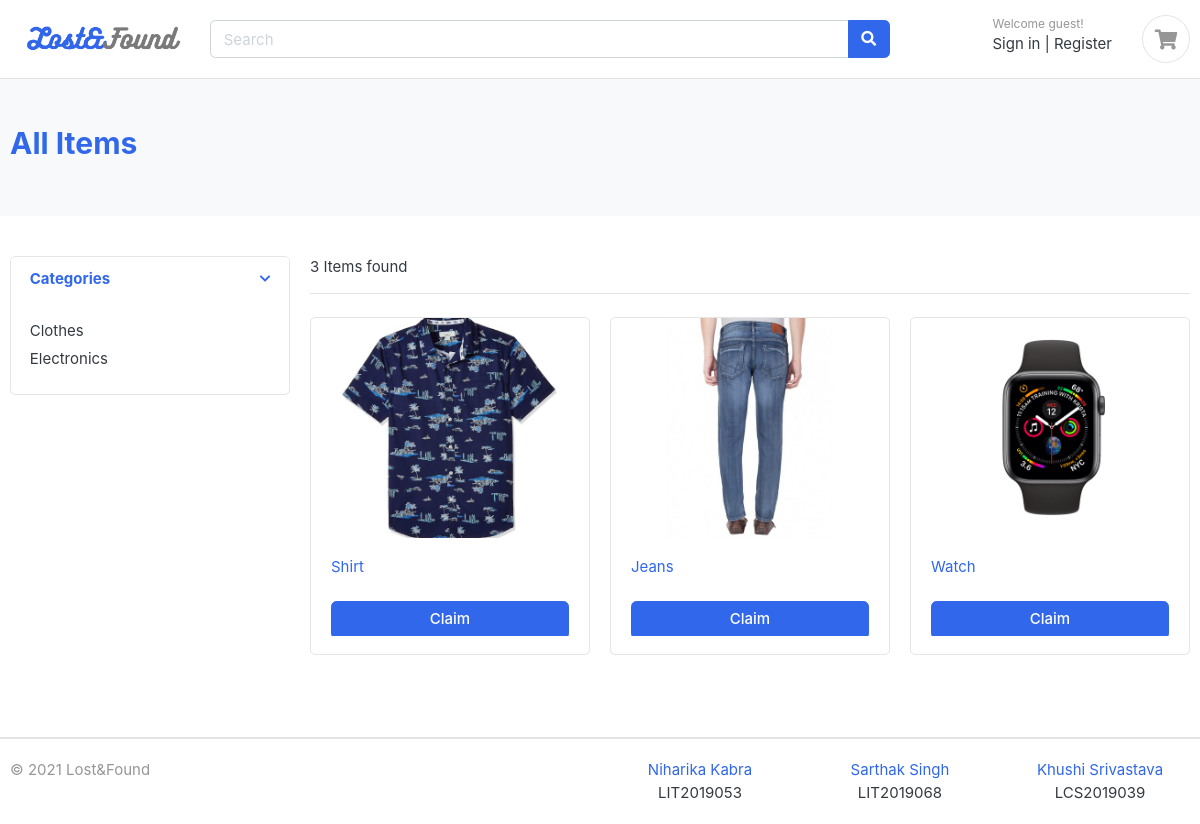
/all-items/, run on an earlier commit of the app's database.
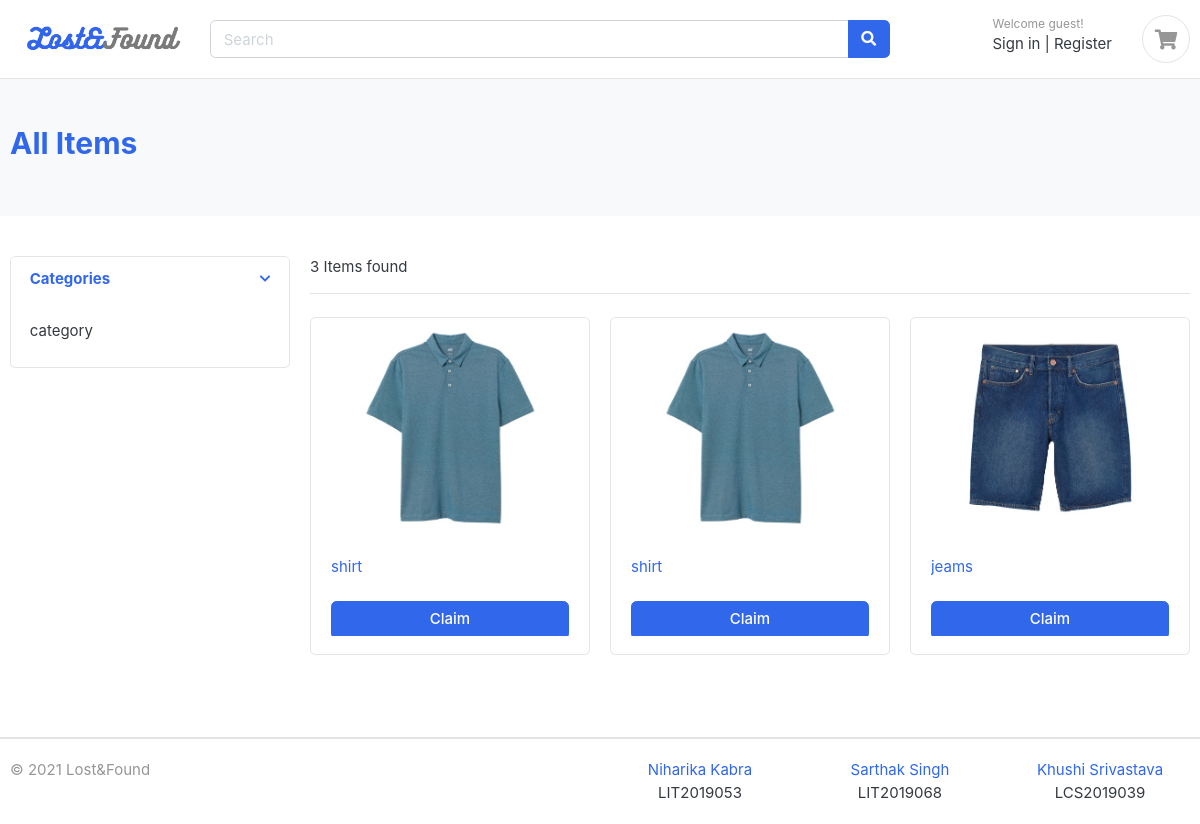
And on a later commit of the database.
### store/models.py (models this page shows, shortened)
class product(models.Model):
    added_by = models.IntegerField()
    name = models.CharField(max_length=500)
    category = models.CharField(max_length=200)
    description = models.TextField(max_length=10000)
    image = models.ImageField(upload_to = 'photos/product', blank = True)
    claimed = models.BooleanField(default=False)
    date_added = models.DateTimeField(auto_now_add=True)

### store/views.py (the view)
# urls.py: path('all-items/', views.allitems, name='all-items'),
def allitems(request, cat=None):
    item = product.objects.all().filter(claimed = False)
    categories = product.objects.values('category').filter(claimed = False).order_by('category').distinct()
    item_name = request.GET.get('item_name')
    if item_name != '' and item_name is not None:
        item = item.filter(name__icontains = item_name) | item.filter(category__icontains = item_name)
    if cat is not None:
        item = item.filter(category = cat)
    paginator = Paginator(item, 9)
    page = request.GET.get('page')
    item = paginator.get_page(page)
    context = {
        'item':item,
        'categories':categories,
    }
    return render(request, 'store/all.html', context)

### store/templates/store/all.html (shortened to what this page needs)
{% extends 'store/base.html' %}
{% load static %}
{% block content %}
<section class="section-pagetop bg">
    <div class="container">
        <h2><a href="{% url 'all-items' %}">All Items</a></h2>
    </div>
    </section>
    <section class="section-content padding-y">
    <div class="container">
    <div class="row">
        <aside class="col-md-3">
    <div class="card">
        <article class="filter-group">
            <header class="card-header">
                <a href="#" data-toggle="collapse" data-target="#collapse_1" aria-expanded="true" class="">
                    <i class="icon-control fa fa-chevron-down"></i>
                    <h6 class="title">Categories</h6>
                </a>
            </header>
            <div class="filter-content collapse show" id="collapse_1">
                <div class="card-body">
                    <ul class="list-menu">
                        {% for category in categories %}
                            <li><a href="/category={{ category.category }}">{{ category.category }}</a></li>
                        {% endfor %}
                    </ul>
                </div>
            </div>
        </article>
    </div>
        </aside>
        <main class="col-md-9">
    <header class="border-bottom mb-4 pb-3">
            <div class="form-inline">
                <span class="mr-md-auto"> {{ item|length }} Items found </span>
            </div>
    </header>
    <div class="row">
        {% for prod in item %}
        <a href="/{{ prod.id }}" >
            <div class="col-md-4">
                <figure class="card card-product-grid">
                    <div class="img-wrap">
                        <img href = "/{{ prod.id }}" src="{{ prod.image.url }}">
                    </div>
                    <figcaption class="info-wrap">
                        <div class="fix-height">
                            <div class="title">{{ prod.name }}</a>
                        </div>
                        <a href="#" class="btn btn-block btn-primary">Claim</a>
            </div>
        {% endfor %}
</section>
{% endblock %}

What changed in the data, as far as the page shows it:
removed product: image (picture), name "Shirt"
removed product: image (picture), name "Jeans"
removed product: image (picture), name "Watch"
added product: image (picture), name "shirt"
added product: image (picture), name "shirt"
added product: image (picture), name "jeams"
Also different on the page:
new list line: "category"
list line gone: "Clothes"
list line gone: "Electronics"
